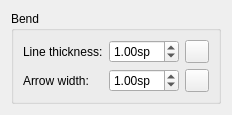
      <widget class="QWidget" name="PageBend">
       <layout class="QGridLayout" name="gridLayout_35">
        <item row="0" column="0">
         <widget class="QGroupBox" name="groupBox_bend">
          <property name="title">
           <string>Bend</string>
          </property>
          <layout class="QGridLayout" name="gridLayout_36">
           <item row="1" column="3">
            <widget class="QToolButton" name="resetBendArrowWidth">
             <property name="toolTip">
              <string>Reset to default</string>
             </property>
             <property name="accessibleName">
              <string>Reset 'Line thickness' value</string>
             </property>
             <property name="text">
              <string notr="true"/>
             </property>
            </widget>
           </item>
           <item row="0" column="0">
            <widget class="QLabel" name="label_179">
             <property name="text">
              <string>Line thickness:</string>
             </property>
             <property name="buddy">
              <cstring>bendLineWidth</cstring>
             </property>
            </widget>
           </item>
           <item row="0" column="3">
            <widget class="QToolButton" name="resetBendLineWidth">
             <property name="toolTip">
              <string>Reset to default</string>
             </property>
             <property name="accessibleName">
              <string>Reset 'Arrow width' value</string>
             </property>
             <property name="text">
              <string notr="true"/>
             </property>
            </widget>
           </item>
           <item row="1" column="0">
            <widget class="QLabel" name="label_184">
             <property name="text">
              <string>Arrow width:</string>
             </property>
             <property name="buddy">
              <cstring>bendArrowWidth</cstring>
             </property>
            </widget>
           </item>
           <item row="0" column="1">
            <widget class="QDoubleSpinBox" name="bendLineWidth">
             <property name="suffix">
              <string>sp</string>
             </property>
             <property name="minimum">
              <double>0.000000000000000</double>
             </property>
             <property name="maximum">
              <double>10.000000000000000</double>
             </property>
             <property name="singleStep">
              <double>0.100000000000000</double>
             </property>
             <property name="value">
              <double>1.000000000000000</double>
             </property>
            </widget>
           </item>
           <item row="1" column="1">
            <widget class="QDoubleSpinBox" name="bendArrowWidth">
             <property name="suffix">
              <string>sp</string>
             </property>
             <property name="minimum">
              <double>0.000000000000000</double>
             </property>
             <property name="maximum">
              <double>10.000000000000000</double>
             </property>
             <property name="singleStep">
              <double>0.100000000000000</double>
             </property>
             <property name="value">
              <double>1.000000000000000</double>
             </property>
            </widget>
           </item>
           <item row="0" column="4">
            <spacer name="horizontalSpacer_46">
             <property name="orientation">
              <enum>Qt::Horizontal</enum>
             </property>
             <property name="sizeHint" stdset="0">
              <size>
               <width>0</width>
               <height>0</height>
              </size>
             </property>
            </spacer>
           </item>
          </layout>
         </widget>
        </item>
        <item row="1" column="0">
         <spacer name="verticalSpacer_31">
          <property name="orientation">
           <enum>Qt::Vertical</enum>
          </property>
          <property name="sizeHint" stdset="0">
           <size>
            <width>0</width>
            <height>0</height>
           </size>
          </property>
         </spacer>
        </item>
       </layout>
      </widget>
